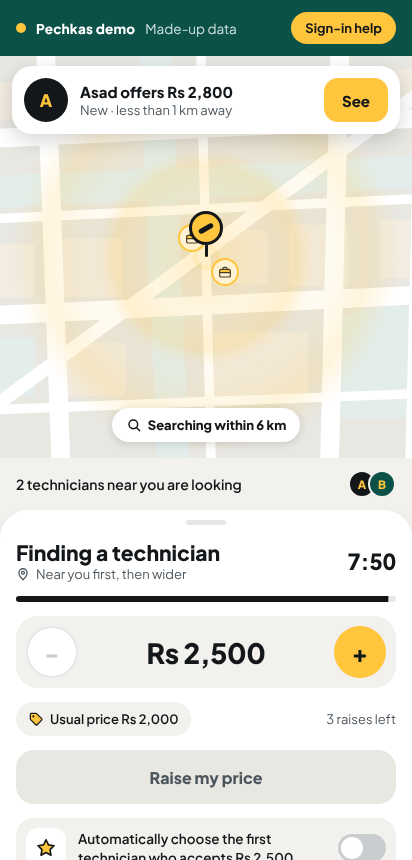
#> input picture x/d-ayesha-job.png, 412 x 860 px
$ python retop.py ../x/d-ayesha-job.png ../x/d-bilal-feed.png 1.0 1.0 1.0
#> lines starting #> are read from the running program, lines starting #| are printed output that depends on the picture
# Rebuild a trade's wide top (A123): Figma's wide picture made smaller and moved, on a
# backdrop extended from the picture's own plain left side (no seam), saved 1240 x 800 JPEG.
# Use: python3 scripts/retop.py source.png out.jpg SCALE CX CY   (e.g. 0.86 0.47 0.47: the
# object at 86% size, its centre at 47% across and 47% down). Check it at 320 wide.
import sys, numpy as np
from PIL import Image
src_path, out_path, k, cx, cy = sys.argv[1], sys.argv[2], float(sys.argv[3]), float(sys.argv[4]), float(sys.argv[5])
src=Image.open(src_path).convert('RGB'); a=np.asarray(src).astype(float); H,Wd,_=a.shape
#> further down, src is the input picture: PIL image 412x860 RGB; mean R, G, B 223.5, 224, 213
#> after `H, Wd, _ = a.shape`: H = 860; Wd = 412
ys,xs=np.mgrid[0:H,0:int(Wd*0.4)]
pts=a[:, :int(Wd*0.4)].reshape(-1,3); X=np.stack([np.ones(xs.size), xs.ravel()/Wd, ys.ravel()/H, (xs.ravel()/Wd)**2, (ys.ravel()/H)**2],1)
coef,_,_,_=np.linalg.lstsq(X,pts,rcond=None)
#> coef = [[122.5, 157.8, 152.3], [-22.72, -59.41, -101.5], [448.1, 310.4, 301.9], [10.33, 91.7, 158.8], [-366.9, -250.4, -229.4]]
CW,CH=1600,1032; yy,xx=np.mgrid[0:CH,0:CW]; u=xx/CW; v=yy/CH
Xc=np.stack([np.ones(u.size), u.ravel()*0.4, v.ravel(), (u.ravel()*0.4)**2, v.ravel()**2],1)
canvas=Image.fromarray((Xc@coef).reshape(CH,CW,3).clip(0,255).astype('uint8'))
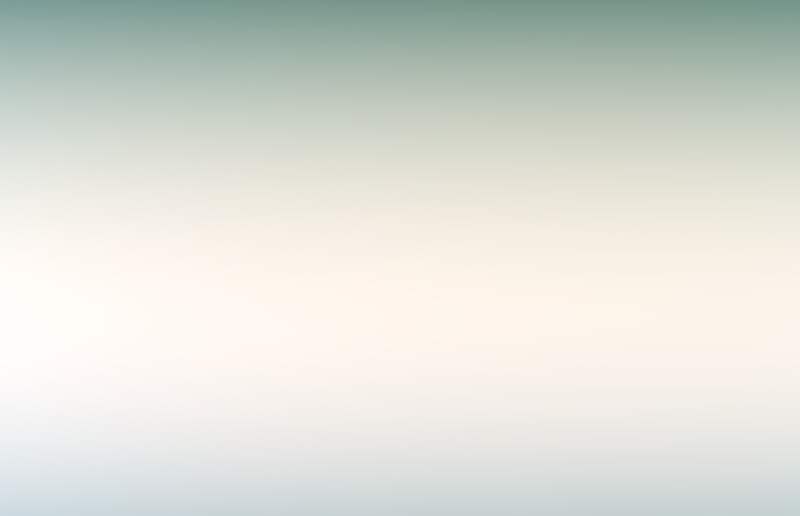
#> canvas: PIL image 1600x1032 RGB (shown at 1/2 size); mean R, G, B 219.7, 222, 214.4
sw,sh=int(Wd*k),int(H*k); small=src.resize((sw,sh),Image.LANCZOS)
#> after `sw, sh = (int(Wd * k), int(H * k))`: sw = 412; sh = 860
m=np.ones((sh,sw)); f=120
for i in range(f):
    t=(i/f)**1.5; m[i,:]=np.minimum(m[i,:],t); m[-1-i,:]=np.minimum(m[-1-i,:],t); m[:,i]=np.minimum(m[:,i],t); m[:,-1-i]=np.minimum(m[:,-1-i],t)
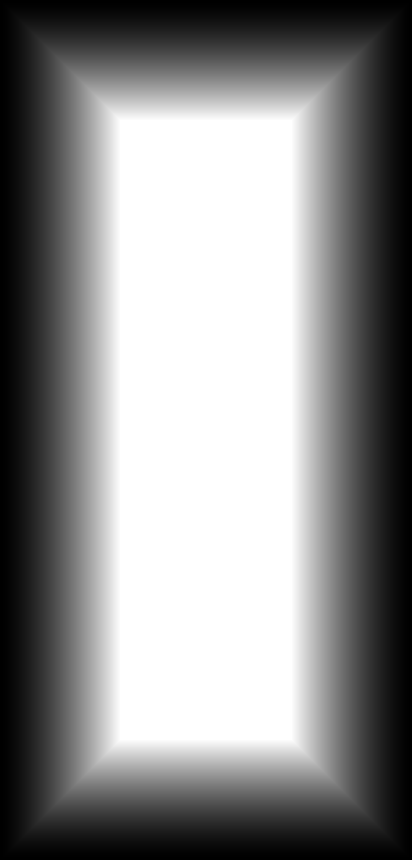
#> m: shape (860, 412) float64; min 0, max 1, mean 0.55
canvas.paste(small,(int(CW*cx)-sw//2,int(CH*cy)-sh//2),Image.fromarray((m*255).astype('uint8')))
canvas.resize((1240,800),Image.LANCZOS).save(out_path,quality=86,optimize=True,progressive=True)
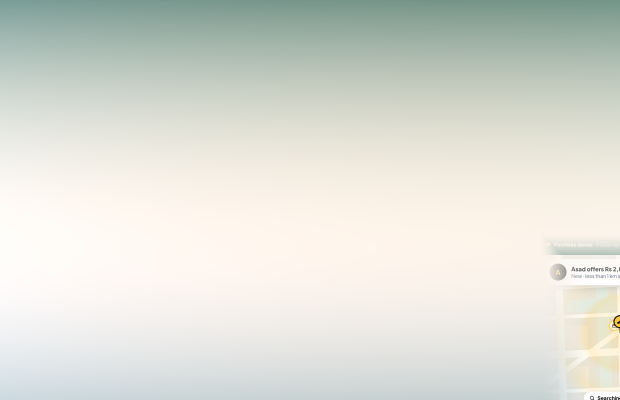
#> saved as d-bilal-feed.png: PIL image 1240x800 RGB (shown at 1/2 size); mean R, G, B 219.6, 221.9, 213.9

$ run again, on x/d-wide.png
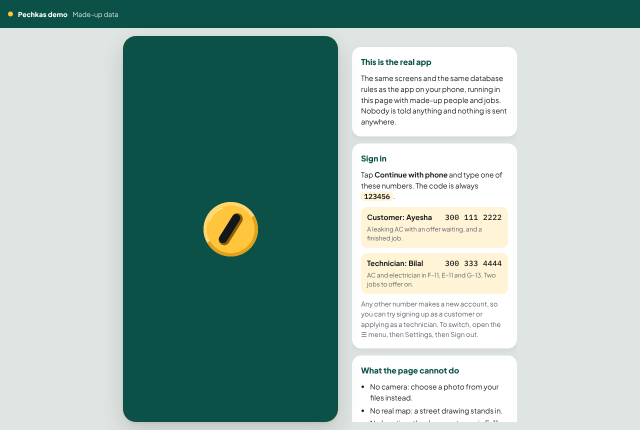
#> input picture x/d-wide.png, 1280 x 860 px (shown at 1/2 size)
#> src is the input picture: PIL image 1280x860 RGB; mean R, G, B 150.7, 177.5, 170.9
#> coef = [[228.7, 235, 235.5], [-976.7, -659.1, -628.4], [161.5, 96.46, 67.07], [781.7, 452.3, 259.7], [-124.6, -71.64, -41.95]]
#> after the loop `for i in range(f):`:
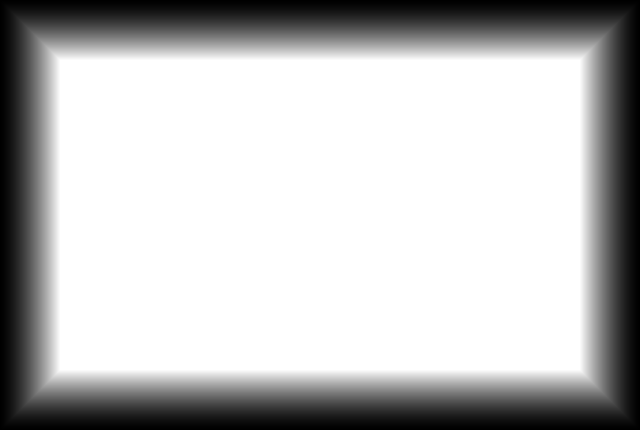
#> m: shape (860, 1280) float64 (shown at 1/2 size); min 0, max 1, mean 0.741
#> `canvas.paste(small,(int(CW*cx)-sw//2,int(CH*cy)-sh//2),Image.fromarray..`:
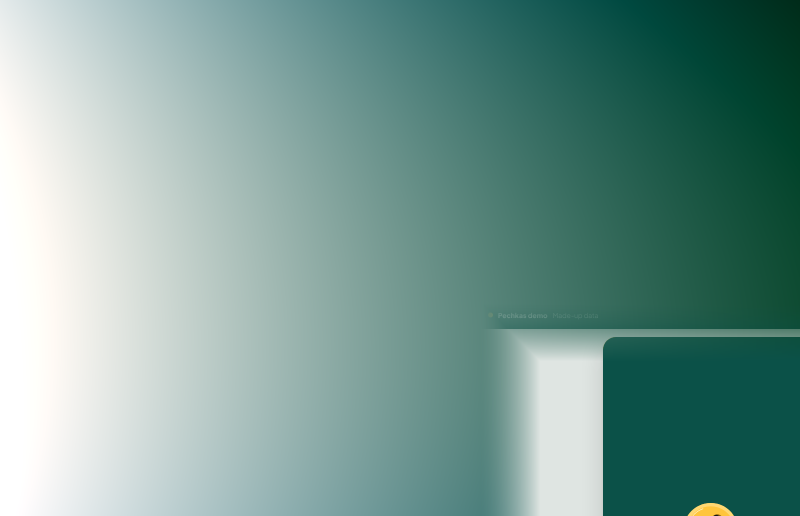
#> canvas: PIL image 1600x1032 RGB (shown at 1/2 size); mean R, G, B 118.6, 154.8, 147.3
